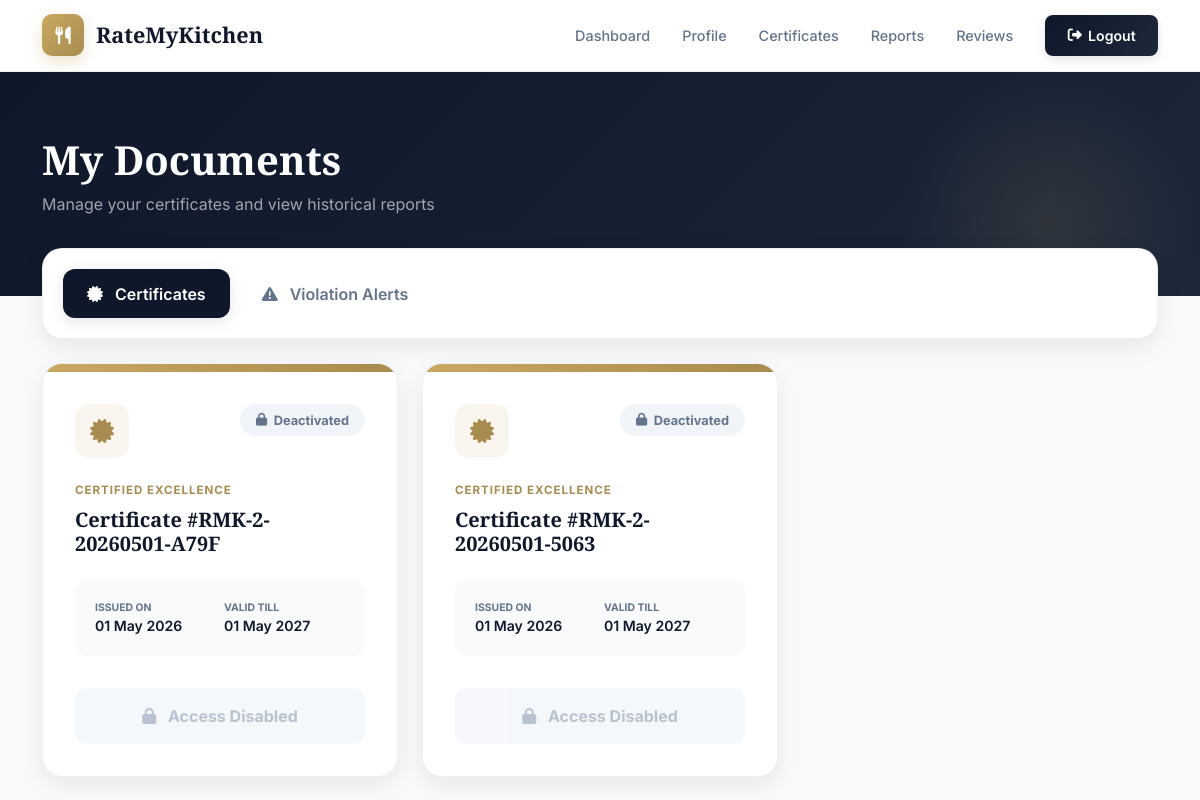
The page /User/certificates/ (signed in) on the database its author committed.
### User/models.py (models this page shows, shortened)
class Certificate(models.Model):
    hotel       = models.ForeignKey(tbl_hotel, on_delete=models.CASCADE)
    issue_date  = models.DateField(auto_now_add=True)
    valid_till  = models.DateField()
    status      = models.CharField(max_length=20, default="Active")
    file        = models.FileField(upload_to='certificates/', null=True, blank=True)
    certificate_number = models.CharField(max_length=50, blank=True)

### User/views.py (the view)
# urls.py: path('certificates/', views.view_all_certificates, name='view_all_certificates'),
def view_all_certificates(request):
    from datetime import date
    hotel = _require_hotel(request)
    if not hotel:
        return redirect("guest:login")
    today = date.today()
    certificates = Certificate.objects.filter(hotel=hotel).order_by('-issue_date')
    for cert in certificates:
        if cert.valid_till < today and cert.status != 'Expired':
            cert.status = 'Expired'
            cert.save()
    ai_violations = HygieneViolation.objects.filter(hotel=hotel).order_by('-issue_date')
    hotel_warnings = list(HotelWarning.objects.filter(hotel=hotel).order_by('-created_at'))
    for warn in hotel_warnings:
        warn.photo_url = None
        warn.video_url = None
        if warn.complaint and warn.complaint.image:
            warn.photo_url = warn.complaint.image.url
        elif warn.complaint and warn.complaint.video:
            warn.video_url = warn.complaint.video.url
        else:
            upload = UploadModel.objects.filter(hotel=hotel, uploaded_at__lte=warn.created_at).order_by('-uploaded_at').first()
            if upload and upload.image:
                warn.photo_url = upload.image.url
            elif upload and upload.video:
                warn.video_url = upload.video.url
    return render(request, 'User/Certificates.html', {
        'certificates': certificates,
        'ai_violations': ai_violations,
        'hotel_warnings': hotel_warnings,
        'hotel': hotel
    })

### User/views.py (called while the page is built)
def _require_hotel(request):
    hid = request.session.get("hid")
    if not hid:
        return None
    try:
        return tbl_hotel.objects.get(id=hid)
    except tbl_hotel.DoesNotExist:
        return None

### templates/User/Certificates.html (shortened to what this page needs)
{% extends "User/Header.html" %}
{% block content %}
<div class="page-banner">
    <div class="container banner-content" data-aos="fade-up">
        <h1 class="banner-title">My Documents</h1>
        <p class="banner-subtitle">Manage your certificates and view historical reports</p>
    </div>
</div>
<div class="container" style="margin-top: -3rem; position: relative; z-index: 5;">
    <div class="clean-card mb-4" style="padding: 1.25rem;">
        <ul class="nav nav-pills" id="pills-tab" role="tablist">
            <li class="nav-item">
                <button class="nav-link active" id="pills-certificates-tab" data-bs-toggle="pill" data-bs-target="#pills-certificates">
                    <i class="fas fa-certificate me-2"></i> Certificates
                </button>
            </li>
            <li class="nav-item">
                <button class="nav-link" id="pills-warnings-tab" data-bs-toggle="pill" data-bs-target="#pills-warnings">
                    <i class="fas fa-exclamation-triangle me-2"></i> Violation Alerts
                </button>
            </li>
        </ul>
    </div>
    <div class="tab-content" id="pills-tabContent">
        <div class="tab-pane fade show active" id="pills-certificates">
            {% if certificates %}
            <div class="row g-4">
                {% for cert in certificates %}
                <div class="col-md-6 col-lg-4" data-aos="fade-up" data-aos-delay="{{ forloop.counter0|add:1 }}00">
                    <div class="cert-card-premium">
                        <div class="cert-banner-gold"></div>
                        <div style="padding: 2rem;">
                            <div class="d-flex justify-content-between align-items-start mb-4">
                                <div style="width: 54px; height: 54px; background: rgba(201,169,97,0.1); border-radius: 14px; display: flex; align-items: center; justify-content: center; color: var(--primary-dark); font-size: 1.5rem;">
                                    <i class="fas fa-certificate"></i>
                                </div>
                                <span class="stamp {% if cert.status == 'Active' %}stamp-active{% elif cert.status == 'Deactivated' %}stamp-lock{% else %}stamp-expired{% endif %}">
                                    <i class="fas fa-{% if cert.status == 'Active' %}check-circle{% elif cert.status == 'Deactivated' %}lock{% else %}times-circle{% endif %}"></i>
                                    {{ cert.status }}
                                </span>
                            </div>
                            <p style="font-size: 0.72rem; font-weight: 700; color: var(--primary-dark); text-transform: uppercase; letter-spacing: 1px; margin-bottom: 0.5rem;">Certified Excellence</p>
                            <h4 style="font-size: 1.25rem; font-weight: 800; color: var(--dark); margin-bottom: 1.5rem;">Certificate #{{ cert.certificate_number }}</h4>
                            <div style="background: #f8fafc; border-radius: 12px; padding: 1.25rem; margin-bottom: 2rem;">
                                <div class="row g-2">
                                    <div class="col-6">
                                        <div style="font-size: 0.65rem; font-weight: 700; color: var(--text-sub); text-transform: uppercase;">Issued On</div>
                                        <div style="font-size: 0.88rem; font-weight: 600;">{{ cert.issue_date|date:"d M Y" }}</div>
                                    </div>
                                    <div class="col-6">
                                        <div style="font-size: 0.65rem; font-weight: 700; color: var(--text-sub); text-transform: uppercase;">Valid Till</div>
                                        <div style="font-size: 0.88rem; font-weight: 600;">{{ cert.valid_till|date:"d M Y" }}</div>
                                    </div>
                                </div>
                            </div>
                            {% if cert.status == 'Deactivated' %}
                                <button class="btn w-100 py-3 disabled" style="background: #f1f5f9; color: #94a3b8; border-radius: 12px; font-weight: 700; border: none;">
                                    <i class="fas fa-lock me-2"></i> Access Disabled
                                </button>
                            {% elif cert.file %}
                                <a href="/User/download-certificate/{{ cert.id }}/" class="btn w-100 py-3" style="background: var(--dark); color: white; border-radius: 12px; font-weight: 700; transition: all 0.3s;">
                                    <i class="fas fa-download me-2"></i> Download PDF
                                </a>
                            {% else %}
                                <div class="btn w-100 py-3 disabled" style="background: #f1f5f9; color: #94a3b8; border-radius: 12px; font-weight: 700; border: none;">
                                    Processing...
                                </div>
                            {% endif %}
                        </div>
                    </div>
                </div>
                {% endfor %}
            </div>
            {% endif %}
        </div>
    </div>
</div>
{% endblock %}

### templates/User/Header.html (style rules this page uses)
:root { --primary: #C9A961; --primary-dark: #A88B4F; --primary-light: #f5e9cb; --success: #10b981; --warning: #f59e0b; --danger: #ef4444; --dark: #0f172a; --dark2: #1e293b; --card-bg: #ffffff; --body-bg: #f8fafc; --text-main: #0f172a; --text-sub: #64748b; --border: rgba(0,0,0,0.06); --shadow-sm: 0 2px 8px rgba(0, 0, 0, 0.04); --shadow-md: 0 8px 24px rgba(0, 0, 0, 0.08); --shadow-lg: 0 16px 48px rgba(0, 0, 0, 0.12); }
* { margin: 0; padding: 0; box-sizing: border-box; }
body { font-family: 'Inter', sans-serif; background: var(--body-bg); color: var(--text-main); min-height: 100vh; overflow-x: hidden; }
h1, h2, h3, h4, h5, h6 { font-family: 'Playfair Display', serif; font-weight: 800; }
.page-banner { background: linear-gradient(135deg, var(--dark) 0%, #1c273a 100%); padding: 4rem 0; color: white; position: relative; overflow: hidden; margin-bottom: -3rem; }
.page-banner::before { content: ''; position: absolute; top: 0; right: 0; width: 300px; height: 300px; background: radial-gradient(circle, rgba(201,169,97,0.12) 0%, transparent 70%); z-index: 1; }
.banner-content { position: relative; z-index: 2; }
.banner-title { font-size: 2.5rem; font-weight: 900; margin-bottom: 0.5rem; }
.banner-subtitle { color: rgba(255,255,255,0.6); font-size: 1rem; }
.clean-card { background: var(--card-bg); border-radius: 20px; padding: 2.5rem; border: 1px solid var(--border); box-shadow: var(--shadow-md); margin-bottom: 2rem; position: relative; z-index: 3; }

### templates/User/Certificates.html (style rules this page uses)
.nav-pills .nav-link { color: var(--text-sub); border-radius: 12px; font-weight: 600; padding: 0.8rem 1.5rem; transition: all 0.3s; margin-right: 0.5rem; }
.nav-pills .nav-link.active { background: var(--dark) !important; color: white !important; box-shadow: 0 4px 15px rgba(0,0,0,0.1); }
.cert-card-premium { background: white; border-radius: 20px; overflow: hidden; border: 1px solid var(--border); box-shadow: var(--shadow-md); transition: all 0.4s cubic-bezier(0.4, 0, 0.2, 1); height: 100%; position: relative; }
.cert-banner-gold { background: linear-gradient(135deg, var(--primary), var(--primary-dark)); height: 8px; width: 100%; }
.stamp { font-size: 0.8rem; font-weight: 700; padding: 0.4rem 1rem; border-radius: 50px; display: inline-flex; align-items: center; gap: 0.4rem; }
.stamp-lock { background: #f1f5f9; color: #64748b; }

### rows shown on the page
Certificate: status "Deactivated", certificate_number "RMK-2-20260501-A79F", issue_date "01 May 2026", valid_till "01 May 2027", shows "Access Disabled"
Certificate: status "Deactivated", certificate_number "RMK-2-20260501-5063", issue_date "01 May 2026", valid_till "01 May 2027", shows "Access Disabled"
